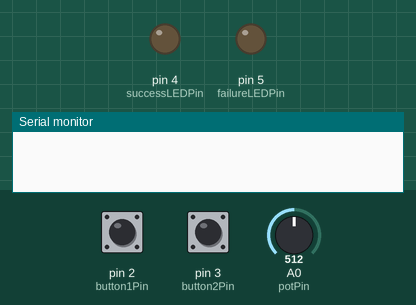
Simulated run of this sketch. Board: Arduino Uno, built with avr-gcc and run on an emulated ATmega328P. Shown: output pins drawn as LEDs (lit = HIGH), the last lines printed to the serial monitor. The test bench sets the inputs (shaded band); at power-on: pin 3 (button2Pin) LOW, pin 2 (button1Pin) LOW, A0 (potPin) = 512.

Above: at 1.2 s.
1.3 s: pin 3 (button2Pin) pulled HIGH for 3.2 s
At 2.5 s:
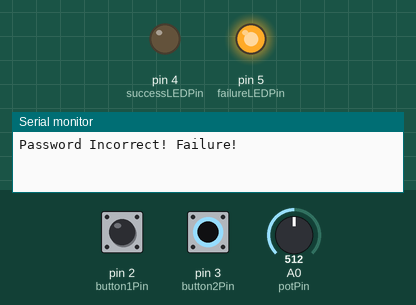
7.5 s: pin 2 (button1Pin) pulled HIGH for 0.15 s
9.3 s: pin 3 (button2Pin) pulled HIGH for 0.15 s
At 10.0 s:
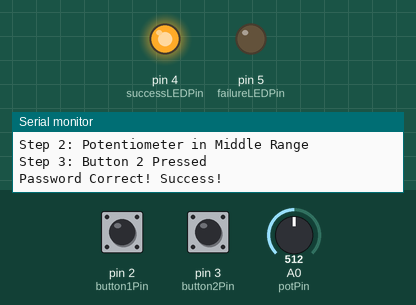
12.4 s: pin 3 (button2Pin) pulled HIGH for 1 s
At 13.5 s:
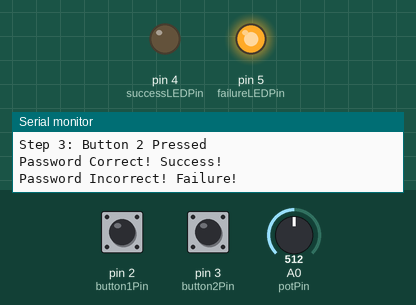
16.4 s: pin 2 (button1Pin) pulled HIGH for 1 s
At 20.3 s:
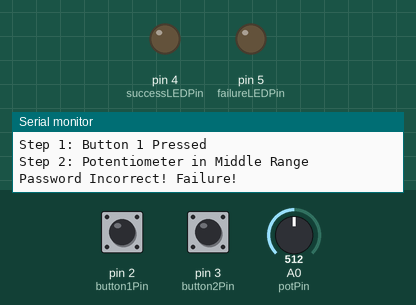
Timing chart, 0 to 21.4 s (numbered marks = the images above; inputs shaded):
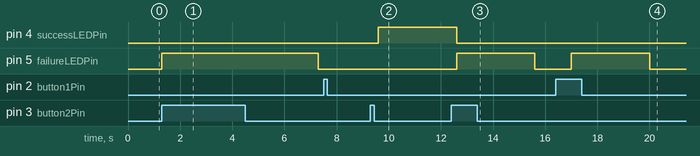

Measured:
- after the input at 1.3 s, pin 5 (failureLEDPin): LOW → HIGH at once, → LOW 6.0 s later
- after the input at 9.3 s, pin 4 (successLEDPin): LOW → HIGH after 0.30 s
- after the input at 12.4 s, pin 5 (failureLEDPin): LOW → HIGH after 0.20 s, → LOW 3.0 s later
- after the input at 16.4 s, pin 5 (failureLEDPin): LOW → HIGH after 0.60 s, → LOW 3.0 s later

The sketch:

HW12.ino
```cpp
// Pin Definitions
const int button1Pin = 2;
const int button2Pin = 3;
const int potPin = A0;

const int successLEDPin = 4;
const int failureLEDPin = 5;


// Variables to track inputs
int currentStep = 0;
bool passwordCorrect = true;

void setup() {
  pinMode(button1Pin, INPUT);
  pinMode(button2Pin, INPUT);
  pinMode(successLEDPin, OUTPUT);
  pinMode(failureLEDPin, OUTPUT);

  Serial.begin(9600);
}

void loop() {
  // Step 1: Press Button 1
  if (currentStep == 0) {
    if (digitalRead(button1Pin) == HIGH) {
      Serial.println("Step 1: Button 1 Pressed");
      currentStep++;
      delay(300); // Debounce
    } else if (digitalRead(button2Pin) == HIGH) {  // Wrong input detected
      passwordCorrect = false;
      currentStep = 3; // Jump to password check
    }
  }

  // Step 2: Potentiometer in Middle Range
  else if (currentStep == 1) {
    int potValue = analogRead(potPin);
    if (potValue > 500 && potValue < 600) {  // Adjust range as needed
      Serial.println("Step 2: Potentiometer in Middle Range");
      currentStep++;
      delay(300); // Debounce
    } else if (digitalRead(button1Pin) == HIGH || digitalRead(button2Pin) == HIGH) {
      passwordCorrect = false;
      currentStep = 3;
    }
  }

  // Step 3: Press Button 2
  else if (currentStep == 2) {
    if (digitalRead(button2Pin) == HIGH) {
      Serial.println("Step 3: Button 2 Pressed");
      currentStep++;
      delay(300); // Debounce
    } else if (digitalRead(button1Pin) == HIGH) {  // Wrong input detected
      passwordCorrect = false;
      currentStep = 3;
    }
  }

  // Check Password
  if (currentStep == 3) {
    if (passwordCorrect) {
      digitalWrite(successLEDPin, HIGH);
      digitalWrite(failureLEDPin, LOW);
      Serial.println("Password Correct! Success!");
    } else {
      digitalWrite(successLEDPin, LOW);
      digitalWrite(failureLEDPin, HIGH);
      Serial.println("Password Incorrect! Failure!");
    }

    // Reset for next attempt
    delay(3000);
    digitalWrite(successLEDPin, LOW);
    digitalWrite(failureLEDPin, LOW);
    currentStep = 0;
    passwordCorrect = true; // Reset for next attempt
  }
}
```
